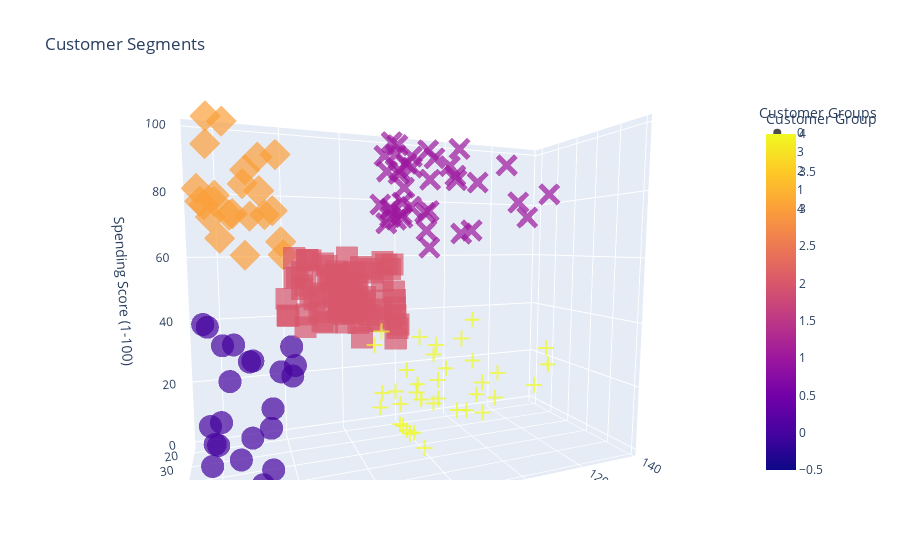
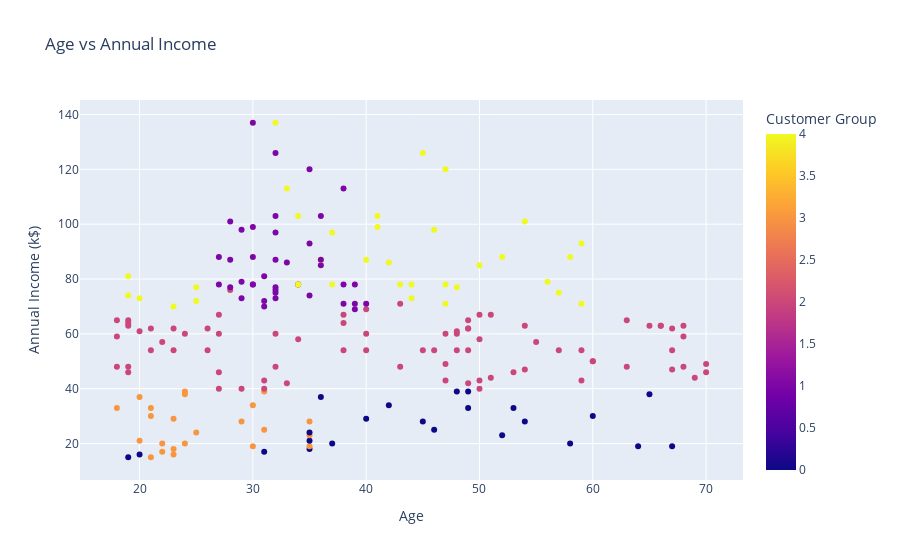
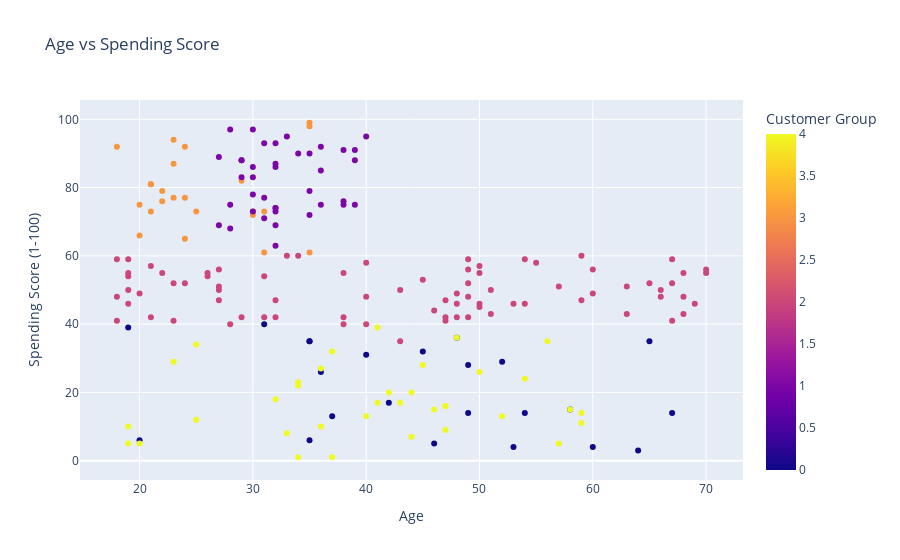
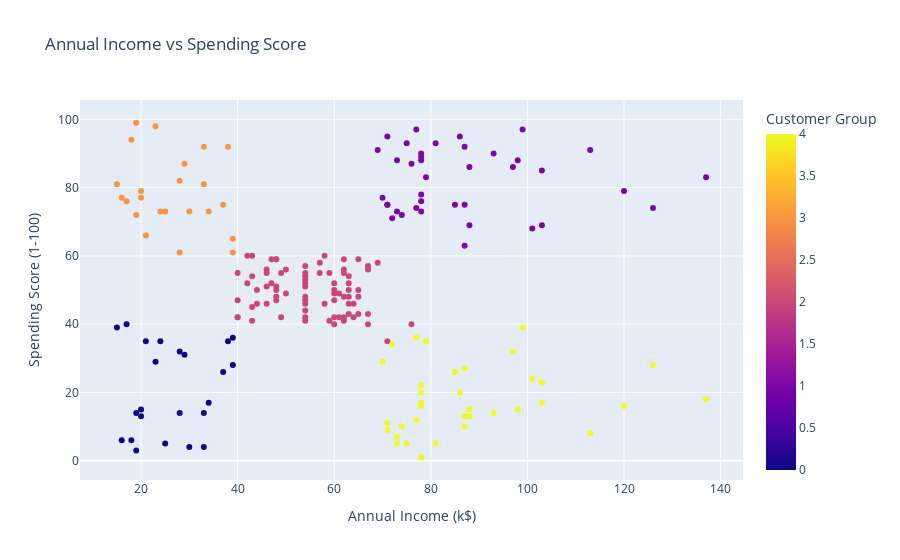

Notebook cell for these charts, in order:
### Code cell
# Adding the cluster information to the original dataframe
data['Cluster'] = y_kmeans

# Plotting all the clusters and their centroids in 3D
fig_3d = px.scatter_3d(data, x='Age', y='Annual Income (k$)', z='Spending Score (1-100)',
                       color='Cluster', symbol='Cluster', size_max=18, opacity=0.7,
                       title='Customer Segments', labels={'Cluster': 'Customer Group'})
fig_3d.update_layout(legend=dict(title='Customer Groups'))
fig_3d.show()

# 2D scatter plots for each combination of features
fig_2d_age_income = px.scatter(data, x='Age', y='Annual Income (k$)', color='Cluster',
                               title='Age vs Annual Income', labels={'Cluster': 'Customer Group'})
fig_2d_age_income.show()

fig_2d_age_spending = px.scatter(data, x='Age', y='Spending Score (1-100)', color='Cluster',
                                 title='Age vs Spending Score', labels={'Cluster': 'Customer Group'})
fig_2d_age_spending.show()

fig_2d_income_spending = px.scatter(data, x='Annual Income (k$)', y='Spending Score (1-100)', color='Cluster',
                                    title='Annual Income vs Spending Score', labels={'Cluster': 'Customer Group'})
fig_2d_income_spending.show()

# Box plots for the distribution of features within each cluster
fig_box_age = px.box(data, x='Cluster', y='Age', color='Cluster',
                     title='Age Distribution by Cluster', labels={'Cluster': 'Customer Group'})
fig_box_age.show()

fig_box_income = px.box(data, x='Cluster', y='Annual Income (k$)', color='Cluster',
                        title='Annual Income Distribution by Cluster', labels={'Cluster': 'Customer Group'})
fig_box_income.show()

fig_box_spending = px.box(data, x='Cluster', y='Spending Score (1-100)', color='Cluster',
                          title='Spending Score Distribution by Cluster', labels={'Cluster': 'Customer Group'})
fig_box_spending.show()

# Bar plots for the average values of features for each cluster
# Include the 'Cluster' column and then exclude non-numeric columns for the mean calculation
numeric_data = data.drop(columns=['Gender', 'CustomerID'])
cluster_means = numeric_data.groupby('Cluster').mean().reset_index()

fig_bar_age = px.bar(cluster_means, x='Cluster', y='Age', color='Cluster',
                     title='Average Age by Cluster', labels={'Cluster': 'Customer Group'})
fig_bar_age.show()

fig_bar_income = px.bar(cluster_means, x='Cluster', y='Annual Income (k$)', color='Cluster',
                        title='Average Annual Income by Cluster', labels={'Cluster': 'Customer Group'})
fig_bar_income.show()

fig_bar_spending = px.bar(cluster_means, x='Cluster', y='Spending Score (1-100)', color='Cluster',
                          title='Average Spending Score by Cluster', labels={'Cluster': 'Customer Group'})
fig_bar_spending.show()

# Optional: Save the plots as HTML files
fig_3d.write_html("customer_segments_3d.html")
fig_2d_age_income.write_html("age_vs_income.html")
fig_2d_age_spending.write_html("age_vs_spending.html")
fig_2d_income_spending.write_html("income_vs_spending.html")
fig_box_age.write_html("age_distribution.html")
fig_box_income.write_html("income_distribution.html")
fig_box_spending.write_html("spending_distribution.html")
fig_bar_age.write_html("average_age.html")
fig_bar_income.write_html("average_income.html")
fig_bar_spending.write_html("average_spending.html")

### Figure 1 — Plotly figure (JSON) as saved in the notebook; plotly's stock layout.template omitted (floating-point values rounded to 4 significant figures)
{"data": [{"hovertemplate": "Customer Group=%{marker.color}<br>Age=%{x}<br>Annual Income (k$)=%{y}<br>Spending Score (1-100)=%{z}<extra></extra>", "legendgroup": "0", "marker": {"color": [0, 0, 0, 0, 0, 0, 0, 0, 0, 0, 0, 0, 0, 0, 0, 0, 0, 0, 0, 0, 0, 0, 0], "coloraxis": "coloraxis", "opacity": 0.7, "symbol": "circle"}, "mode": "markers", "name": "0", "scene": "scene", "showlegend": true, "type": "scatter3d", "x": [19, 20, 31, 35, 64, 67, 58, 37, 35, 52, 35, 46, 54, 45, 40, 60, 53, 49, 42, 36, 65, 48, 49], "y": [15, 16, 17, 18, 19, 19, 20, 20, 21, 23, 24, 25, 28, 28, 29, 30, 33, 33, 34, 37, 38, 39, 39], "z": [39, 6, 40, 6, 3, 14, 15, 13, 35, 29, 35, 5, 14, 32, 31, 4, 4, 14, 17, 26, 35, 36, 28]}, {"hovertemplate": "Customer Group=%{marker.color}<br>Age=%{x}<br>Annual Income (k$)=%{y}<br>Spending Score (1-100)=%{z}<extra></extra>", "legendgroup": "3", "marker": {"color": [3, 3, 3, 3, 3, 3, 3, 3, 3, 3, 3, 3, 3, 3, 3, 3, 3, 3, 3, 3, 3, 3, 3], "coloraxis": "coloraxis", "opacity": 0.7, "symbol": "diamond"}, "mode": "markers", "name": "3", "scene": "scene", "showlegend": true, "type": "scatter3d", "x": [21, 23, 22, 23, 30, 35, 24, 22, 20, 35, 25, 31, 29, 35, 23, 21, 18, 21, 30, 20, 24, 31, 24], "y": [15, 16, 17, 18, 19, 19, 20, 20, 21, 23, 24, 25, 28, 28, 29, 30, 33, 33, 34, 37, 38, 39, 39], "z": [81, 77, 76, 94, 72, 99, 77, 79, 66, 98, 73, 73, 82, 61, 87, 73, 92, 81, 73, 75, 92, 61, 65]}, {"hovertemplate": "Customer Group=%{marker.color}<br>Age=%{x}<br>Annual Income (k$)=%{y}<br>Spending Score (1-100)=%{z}<extra></extra>", "legendgroup": "2", "marker": {"color": [2, 2, 2, 2, 2, 2, 2, 2, 2, 2, 2, 2, 2, 2, 2, 2, 2, 2, 2, 2, 2, 2, 2, 2, 2, 2, 2, 2, 2, 2, 2, 2, 2, 2, 2, 2, 2, 2, 2, 2, 2, 2, 2, 2, 2, 2, 2, 2, 2, 2, 2, 2, 2, 2, 2, 2, 2, 2, 2, 2, 2, 2, 2, 2, 2, 2, 2, 2, 2, 2, 2, 2, 2, 2, 2, 2, 2, 2, 2], "coloraxis": "coloraxis", "opacity": 0.7, "symbol": "square"}, "mode": "markers", "name": "2", "scene": "scene", "showlegend": true, "type": "scatter3d", "x": [50, 27, 29, 31, 49, 33, 31, 59, 50, 47, 51, 69, 27, 53, 70, 19, 67, 54, 63, 18, 43, 68, 19, 32, 70, 47, 60, 60, 59, 26, 45, 40, 23, 49, 57, 38, 67, 46, 21, 48, 55, 22, 34, 50, 68, 18, 48, 40, 32, 24, 47, 27, 48, 20, 23, 49, 67, 26, 49, 21, 66, 54, 68, 66, 65, 19, 38, 19, 18, 19, 63, 49, 51, 50, 27, 38, 40, 43, 28], "y": [40, 40, 40, 40, 42, 42, 43, 43, 43, 43, 44, 44, 46, 46, 46, 46, 47, 47, 48, 48, 48, 48, 48, 48, 49, 49, 50, 50, 54, 54, 54, 54, 54, 54, 54, 54, 54, 54, 54, 54, 57, 57, 58, 58, 59, 59, 60, 60, 60, 60, 60, 60, 61, 61, 62, 62, 62, 62, 62, 62, 63, 63, 63, 63, 63, 63, 64, 64, 65, 65, 65, 65, 67, 67, 67, 67, 69, 71, 76], "z": [55, 47, 42, 42, 52, 60, 54, 60, 45, 41, 50, 46, 51, 46, 56, 55, 52, 59, 51, 59, 50, 48, 59, 47, 55, 42, 49, 56, 47, 54, 53, 48, 52, 42, 51, 55, 41, 44, 57, 46, 58, 55, 60, 46, 55, 41, 49, 40, 42, 52, 47, 50, 42, 49, 41, 48, 59, 55, 56, 42, 50, 46, 43, 48, 52, 54, 42, 46, 48, 50, 43, 59, 43, 57, 56, 40, 58, 35, 40]}, {"hovertemplate": "Customer Group=%{marker.color}<br>Age=%{x}<br>Annual Income (k$)=%{y}<br>Spending Score (1-100)=%{z}<extra></extra>", "legendgroup": "1", "marker": {"color": [1, 1, 1, 1, 1, 1, 1, 1, 1, 1, 1, 1, 1, 1, 1, 1, 1, 1, 1, 1, 1, 1, 1, 1, 1, 1, 1, 1, 1, 1, 1, 1, 1, 1, 1, 1, 1, 1, 1], "coloraxis": "coloraxis", "opacity": 0.7, "symbol": "x"}, "mode": "markers", "name": "1", "scene": "scene", "showlegend": true, "type": "scatter3d", "x": [39, 31, 40, 38, 39, 31, 29, 32, 35, 32, 32, 28, 32, 34, 39, 38, 27, 30, 30, 29, 31, 36, 33, 32, 28, 36, 30, 27, 35, 32, 29, 30, 28, 36, 32, 38, 35, 32, 30], "y": [69, 70, 71, 71, 71, 72, 73, 73, 74, 75, 76, 77, 77, 78, 78, 78, 78, 78, 78, 79, 81, 85, 86, 87, 87, 87, 88, 88, 93, 97, 98, 99, 101, 103, 103, 113, 120, 126, 137], "z": [91, 77, 95, 75, 75, 71, 88, 73, 72, 93, 87, 97, 74, 90, 88, 76, 89, 78, 73, 83, 93, 75, 95, 63, 75, 92, 86, 69, 90, 86, 88, 97, 68, 85, 69, 91, 79, 74, 83]}, {"hovertemplate": "Customer Group=%{marker.color}<br>Age=%{x}<br>Annual Income (k$)=%{y}<br>Spending Score (1-100)=%{z}<extra></extra>", "legendgroup": "4", "marker": {"color": [4, 4, 4, 4, 4, 4, 4, 4, 4, 4, 4, 4, 4, 4, 4, 4, 4, 4, 4, 4, 4, 4, 4, 4, 4, 4, 4, 4, 4, 4, 4, 4, 4, 4, 4, 4], "coloraxis": "coloraxis", "opacity": 0.7, "symbol": "cross"}, "mode": "markers", "name": "4", "scene": "scene", "showlegend": true, "type": "scatter3d", "x": [23, 59, 47, 25, 20, 44, 19, 57, 25, 48, 34, 43, 44, 47, 37, 34, 56, 19, 50, 42, 36, 40, 36, 52, 58, 59, 37, 46, 41, 54, 41, 34, 33, 47, 45, 32], "y": [70, 71, 71, 72, 73, 73, 74, 75, 77, 77, 78, 78, 78, 78, 78, 78, 79, 81, 85, 86, 87, 87, 87, 88, 88, 93, 97, 98, 99, 101, 103, 103, 113, 120, 126, 137], "z": [29, 11, 9, 34, 5, 7, 10, 5, 12, 36, 22, 17, 20, 16, 1, 1, 35, 5, 26, 20, 27, 13, 10, 13, 15, 14, 32, 15, 39, 24, 17, 23, 8, 16, 28, 18]}], "layout": {"autosize": true, "coloraxis": {"colorbar": {"title": {"text": "Customer Group"}}, "colorscale": [[0, "#0d0887"], [0.1111, "#46039f"], [0.2222, "#7201a8"], [0.3333, "#9c179e"], [0.4444, "#bd3786"], [0.5556, "#d8576b"], [0.6667, "#ed7953"], [0.7778, "#fb9f3a"], [0.8889, "#fdca26"], [1, "#f0f921"]]}, "legend": {"title": {"text": "Customer Groups"}, "tracegroupgap": 0}, "scene": {"aspectmode": "auto", "aspectratio": {"x": 0.6093, "y": 1.429, "z": 1.148}, "camera": {"center": {"x": 0, "y": 0, "z": 0}, "eye": {"x": 1.455, "y": -0.5556, "z": 0.1498}, "projection": {"type": "perspective"}, "up": {"x": 0, "y": 0, "z": 1}}, "domain": {"x": [0, 1], "y": [0, 1]}, "xaxis": {"title": {"text": "Age"}, "type": "linear"}, "yaxis": {"title": {"text": "Annual Income (k$)"}, "type": "linear"}, "zaxis": {"title": {"text": "Spending Score (1-100)"}, "type": "linear"}}, "title": {"text": "Customer Segments"}}}

### Figure 2 — Plotly figure (JSON) as saved in the notebook; plotly's stock layout.template omitted (floating-point values rounded to 4 significant figures; data arrays with more than 128 entries replaced by an {"elided": "..."} marker saying what was removed)
{"data": [{"hovertemplate": "Age=%{x}<br>Annual Income (k$)=%{y}<br>Customer Group=%{marker.color}<extra></extra>", "legendgroup": "", "marker": {"color": {"elided": "200 int values"}, "coloraxis": "coloraxis", "symbol": "circle"}, "mode": "markers", "name": "", "orientation": "v", "showlegend": false, "type": "scatter", "x": {"elided": "200 int values"}, "xaxis": "x", "y": {"elided": "200 int values"}, "yaxis": "y"}], "layout": {"autosize": true, "coloraxis": {"colorbar": {"title": {"text": "Customer Group"}}, "colorscale": [[0, "#0d0887"], [0.1111, "#46039f"], [0.2222, "#7201a8"], [0.3333, "#9c179e"], [0.4444, "#bd3786"], [0.5556, "#d8576b"], [0.6667, "#ed7953"], [0.7778, "#fb9f3a"], [0.8889, "#fdca26"], [1, "#f0f921"]]}, "legend": {"tracegroupgap": 0}, "title": {"text": "Age vs Annual Income"}, "xaxis": {"anchor": "y", "autorange": true, "domain": [0, 1], "range": [14.92, 73.08], "title": {"text": "Age"}, "type": "linear"}, "yaxis": {"anchor": "x", "autorange": true, "domain": [0, 1], "range": [4.932, 147.1], "title": {"text": "Annual Income (k$)"}, "type": "linear"}}}

### Figure 3 — Plotly figure (JSON) as saved in the notebook; plotly's stock layout.template omitted (floating-point values rounded to 4 significant figures; data arrays with more than 128 entries replaced by an {"elided": "..."} marker saying what was removed)
{"data": [{"hovertemplate": "Age=%{x}<br>Spending Score (1-100)=%{y}<br>Customer Group=%{marker.color}<extra></extra>", "legendgroup": "", "marker": {"color": {"elided": "200 int values"}, "coloraxis": "coloraxis", "symbol": "circle"}, "mode": "markers", "name": "", "orientation": "v", "showlegend": false, "type": "scatter", "x": {"elided": "200 int values"}, "xaxis": "x", "y": {"elided": "200 int values"}, "yaxis": "y"}], "layout": {"autosize": true, "coloraxis": {"colorbar": {"title": {"text": "Customer Group"}}, "colorscale": [[0, "#0d0887"], [0.1111, "#46039f"], [0.2222, "#7201a8"], [0.3333, "#9c179e"], [0.4444, "#bd3786"], [0.5556, "#d8576b"], [0.6667, "#ed7953"], [0.7778, "#fb9f3a"], [0.8889, "#fdca26"], [1, "#f0f921"]]}, "legend": {"tracegroupgap": 0}, "title": {"text": "Age vs Spending Score"}, "xaxis": {"anchor": "y", "autorange": true, "domain": [0, 1], "range": [14.92, 73.08], "title": {"text": "Age"}, "type": "linear"}, "yaxis": {"anchor": "x", "autorange": true, "domain": [0, 1], "range": [-7.087, 107.1], "title": {"text": "Spending Score (1-100)"}, "type": "linear"}}}

### Figure 4 — Plotly figure (JSON) as saved in the notebook; plotly's stock layout.template omitted (floating-point values rounded to 4 significant figures; data arrays with more than 128 entries replaced by an {"elided": "..."} marker saying what was removed)
{"data": [{"hovertemplate": "Annual Income (k$)=%{x}<br>Spending Score (1-100)=%{y}<br>Customer Group=%{marker.color}<extra></extra>", "legendgroup": "", "marker": {"color": {"elided": "200 int values"}, "coloraxis": "coloraxis", "symbol": "circle"}, "mode": "markers", "name": "", "orientation": "v", "showlegend": false, "type": "scatter", "x": {"elided": "200 int values"}, "xaxis": "x", "y": {"elided": "200 int values"}, "yaxis": "y"}], "layout": {"autosize": true, "coloraxis": {"colorbar": {"title": {"text": "Customer Group"}}, "colorscale": [[0, "#0d0887"], [0.1111, "#46039f"], [0.2222, "#7201a8"], [0.3333, "#9c179e"], [0.4444, "#bd3786"], [0.5556, "#d8576b"], [0.6667, "#ed7953"], [0.7778, "#fb9f3a"], [0.8889, "#fdca26"], [1, "#f0f921"]]}, "legend": {"tracegroupgap": 0}, "title": {"text": "Annual Income vs Spending Score"}, "xaxis": {"anchor": "y", "autorange": true, "domain": [0, 1], "range": [7.785, 144.2], "title": {"text": "Annual Income (k$)"}, "type": "linear"}, "yaxis": {"anchor": "x", "autorange": true, "domain": [0, 1], "range": [-7.087, 107.1], "title": {"text": "Spending Score (1-100)"}, "type": "linear"}}}
